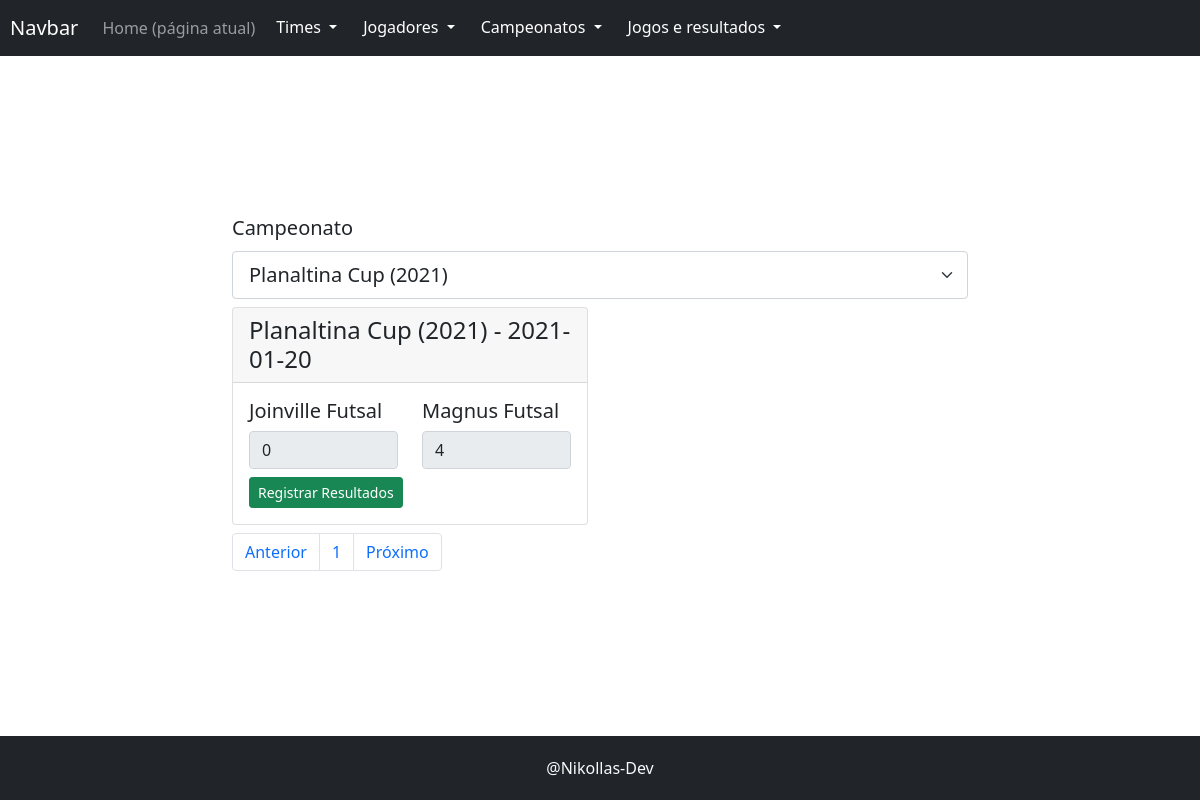
/campeonato/src/public/controles/exibir_jogos.php?id_edicao=1&pagina=0, run on the app's committed database.
### tables this page shows
CREATE TABLE IF NOT EXISTS Campeonato (
    id INT AUTO_INCREMENT PRIMARY KEY UNIQUE,
    nome VARCHAR(45) NOT NULL
);

CREATE TABLE IF NOT EXISTS Edicao (
    id INT AUTO_INCREMENT PRIMARY KEY,
    ano_edicao INT NOT NULL,
    dt_inicio DATE NOT NULL,
    dt_fim DATE NOT NULL,
    id_campeonato INT NOT NULL,
    FOREIGN KEY (id_campeonato) REFERENCES Campeonato(id)
);

CREATE TABLE IF NOT EXISTS Time  (
    id INT AUTO_INCREMENT PRIMARY KEY,
    nome VARCHAR(100) NOT NULL,
    sigla VARCHAR(11) NOT NULL UNIQUE,
    ano_fundacao INT NOT NULL
);

CREATE TABLE IF NOT EXISTS Resultado (
    id INT AUTO_INCREMENT PRIMARY KEY NOT NULL,
    gols_pro INT NOT NULL,
    gols_contra INT NOT NULL,
    id_jogo INT NOT NULL,
    id_time INT NOT NULL,
    FOREIGN KEY (id_jogo) REFERENCES Jogo(id),
    FOREIGN KEY (id_time) REFERENCES Time(id)
);

### campeonato/src/public/configuracoes/config.php (called while the page is built, shortened)
<?php
    include(MODELO."/Banco.php");
    include(MODELO."/Modelo.php");
    include(MODELO."/Paginacao.php");
   function carregarInterface($interface, $dados = []){
        $caminhoArquivo = INTERFACES . "/" . $interface. ".php";
        require_once($caminhoArquivo);
    }
?>

### campeonato/src/public/controles/exibir_jogos.php (called while the page is built)
<?php
include('../configuracoes/config.php');
function carregarJogos($id_camp)
{
    $jogos = Jogo::selectAll('*', ['id_edicao' => $id_camp]);
    $partidas = [];
    $camp =  CampeonatoEdicao::selectOneFromJoin(
        'Campeonato',
        ['Campeonato' => ['nome'], 'Edicao' => ['id', 'ano_edicao', 'dt_inicio', 'dt_fim', 'id_campeonato']],
        ['Edicao' => ['Campeonato.id' => 'Edicao.id_campeonato']], ['Edicao.id' => $id_camp]
    );
    foreach ($jogos as $jogo) {
        $partida = new Partida();
        $time_casa = Time::selectOne(['id' => $jogo->id_time_casa]);
        $time_visitante = Time::selectOne(['id' => $jogo->id_time_visitante]);
        $resultado = Resultado::selectOne(['id_jogo' => $jogo->id, 'id_time' => $time_casa->id]);
        $partida->id_jogo = $jogo->id;
        $partida->nome_campeonato = $camp->nome;
        $partida->nome_time_casa = $time_casa->nome;
        $partida->id_time_casa = $time_casa->id;
        $partida->gols_pro = isset($resultado) ? $resultado->gols_pro : 0;
        $partida->nome_time_visitante = $time_visitante->nome;
        $partida->id_time_visitante = $time_visitante->id;
        $partida->gols_contra = isset($resultado) ? $resultado->gols_contra : 0;
        $partida->dt_jogo = $jogo->dt_jogo;
        $partida->ano_edicao = $camp->ano_edicao;
        $partida->resultado = isset($resultado);
        array_push($partidas, $partida);
    }
    return $partidas;
}
function carregarCampeonatos()
{
    $camp =  CampeonatoEdicao::selectAllFromJoin(
        'Campeonato',
        ['Campeonato' => ['nome'], 'Edicao' => ['id', 'ano_edicao', 'dt_inicio', 'dt_fim', 'id_campeonato']],
        ['Edicao' => ['Campeonato.id' => 'Edicao.id_campeonato']]
    );
    return $camp;
}
function paginacao()
{
    $camps = carregarCampeonatos();
    if (isset($_GET['id_edicao'])) {
        $partidas = carregarJogos($_GET['id_edicao']);
        $limite = 4;
        $totalElementos = count($partidas);
        $paginacao = new Paginacao($limite, 6, $totalElementos, isset($_GET['pagina']) ? $_GET['pagina'] : 1);
        $partidasPaginadas = array_slice($partidas, $paginacao->deslocamento, $limite);
        return carregarInterface('exibir_jogos', ['partidas' => $partidasPaginadas, 'paginacao' => $paginacao, 'camps' => $camps]);
    } else {
        return carregarInterface('exibir_jogos', ['camps' => $camps]);
    }
}
paginacao();

### campeonato/src/public/modelos/Modelo.php (called while the page is built, shortened)
<?php
class Modelo
{
    protected static $nome_tabela = '';
    protected static $colunas = [];
    protected  $valores = [];
    public function __get($chave)
    {
        return $this->valores[$chave];
    }
    public function __set($chave, $valor)
    {
        $this->valores[$chave] = $valor;
    }
    public static function limparFiltros($filtros)
    {
        $colunasDiferentes = array_diff(array_keys($filtros), static::$colunas);
        return $filtros;
    }
    public static function selectAll($colunas = "*", $filtros = [])
    {
        $obejtos = [];
        $resultado = static::select($filtros, $colunas);
        if ($resultado) {
            while ($linha = $resultado->fetch_assoc()) {
                array_push($obejtos, new $class($linha));
            }
        }
        return $obejtos;
    }
    public static function selectOne($filtros, $colunas = "*")
    {
        $resultado = static::select(static::limparFiltros($filtros), $colunas);
        if ($resultado->num_rows == 1) {
            $objeto = new $class($resultado->fetch_assoc());
            return $objeto;
        }
    }
    public static function select($filtros = [], $colunas = "*")
    {
        $sql = "SELECT ";
        if ($colunas === "*") {
            $sql .= $colunas;
        } else {
            foreach ($colunas as $col) {
                $sql .= $col . ",";
            }
            $sql[strlen($sql) - 1] = " ";
        }
        $sql .= " FROM " . static::$nome_tabela;
        if ($filtros) {
            $sql .= static::formatarFiltros($filtros);
        }
        $resultados = Banco::obterResultadoDoSql($sql);
        return $resultados;
    }
    public static function selectOneFromJoin($nome_tabela_principal, $tabelas_colunas, $joins, $filtros = [])
    {
        $resultado = static::selectFromJoin($nome_tabela_principal, $tabelas_colunas, $joins, $filtros);
        if ($resultado->num_rows == 1) {
            $objeto = new $class($resultado->fetch_assoc());
            return $objeto;
        }
    }
    public static function selectAllFromJoin($nome_tabela_principal, $tabelas_colunas, $joins, $filtros = [])
    {
        $obejtos = [];
        $resultado = static::selectFromJoin($nome_tabela_principal, $tabelas_colunas, $joins, $filtros);
        if ($resultado) {
            while ($linha = $resultado->fetch_assoc()) {
                array_push($obejtos, new $class($linha));
            }
        }
        return $obejtos;
    }
    public static function selectFromJoin($nome_tabela_principal, $tabelas_colunas, $joins, $filtros = [])
    {
        $sql = "SELECT ";
        if (count($tabelas_colunas) > 1) {
            foreach ($tabelas_colunas as $tabela => $colunas) {
                foreach ($colunas as $coluna) {
                    $sql .= $tabela . "." . $coluna . ",";
                }
            }
            $sql[strlen($sql) - 1] = " ";
            $sql .= "FROM " . $nome_tabela_principal;
            foreach ($joins as $tab => $join) {
                $sql .= " INNER JOIN " . $tab . static::join($join);
            }
        } else {
            return "Colunas insuficientes para realizar consultas";
        }
        if (count($filtros) > 0) {
            $sql .= static::formatarFiltros($filtros);
        }
        $resultados = Banco::obterResultadoDoSql($sql);
        return $resultados;
    }
    public static function join($joins)
    {
        $join="";
        foreach ($joins as $ch => $val) {
            $join .= " ON " . $ch . "=" . $val;
        }
        return $join;
    }
    public static function formatarFiltros($filtros)
    {
        $filtro_formatado = " WHERE ";
        $contador = 0;
        foreach ($filtros as $chave => $valor) {
            if ($contador > 0) {
                $filtro_formatado .= " AND " . $chave . "=" . static::formatarValor($valor);
            } else {
                $filtro_formatado .= $chave . "=" . static::formatarValor($valor);
            }
            $contador++;
        }
        return $filtro_formatado;
    }
    public static function formatarValor($valor)
    {
        return $valor;
    }
}

### campeonato/src/public/modelos/Banco.php (called while the page is built, shortened)
<?php
class Banco
{
    private static function conectarAoBanco()
    {
        $caminho = dirname(realpath('../modelos/')) . "/env.ini";
        $configuracoes = parse_ini_file($caminho);
        $sql_conn = new mysqli($configuracoes['host'], $configuracoes['username'], $configuracoes['password'], $configuracoes['dbname']);
        return $sql_conn;
    }
    public static function obterResultadoDoSql($sql)
    {
        try {
            $sql_conn = static::conectarAoBanco();
            $resultado = $sql_conn->query($sql);
            return $resultado;
        } catch (Exception $excp) {
            return $excp->getMessage();
        }
    }
}

### campeonato/src/public/modelos/Paginacao.php (called while the page is built, shortened)
<?php
    class Paginacao {
        private  $totalPaginas;
        public $limiteFinal;
        public function __construct($limiteItensPorPagina, $maxLinks, $totalElementos, $paginaAtual){
            $this->totalPaginas = ceil($totalElementos / $limiteItensPorPagina);
            $this->paginaAtual = $paginaAtual;
            $this->limiteFinal = $maxLinks;
        }
        private function definirLimites($maxLinks){
            $this->limiteInicial = $this->limiteFinal - ($maxLinks - 1);
            if($this->limiteFinal > $this->totalPaginas){
                $this->limiteFinal = $this->totalPaginas;
            }
        }
    }
?>

### campeonato/src/public/interfaces/exibir_jogos.php (the view, shortened to what this page needs)
<?php require('componentes/cabecalho.php'); ?>
<div class="col-xl-8 col-lg-12">
    <div class="row">
        <div class="form-group col-12">
            <label for="select1" class="form-label fs-5 text-dark">Campeonato</label>
            <select id="select1" class="form-select form-select-lg" aria-label="Selecione Opção 1" name="id_edicao" onchange="atualizarURL()">
                <?php foreach ($camps as $edicao) : ?>
                    <option value="<?= $edicao->id ?>" <?= ($_GET['id_edicao'] ?? '') == $edicao->id ? 'selected' : '' ?>>
                        <?= $edicao->nome . " (" . $edicao->ano_edicao . ")" ?>
                    </option>
                <?php endforeach ?>
            </select>
        </div>
    </div>
    <?php if (isset($_GET['id_edicao']) && count($partidas) > 0) : ?>
        <div class="row">
            <?php foreach ($partidas as $partida) : ?>
                <div class="col-lg-12 col-xl-6 ">
                    <form class="d-flex justify-content-center" action="../controles/salvar_resultados.php" method="post">
                        <div class="col-xl-12 col-lg-6 mt-2">
                            <div class="card text-bg-dark">
                                <h4 class="card-header"><?= $partida->nome_campeonato . " (" . $partida->ano_edicao . ") - " . $partida->dt_jogo ?></h4>
                                <div class="card-body">
                                    <div class="card-title row">
                                        <div class="col">
                                            <h5><label for="sigla"><?= $partida->nome_time_casa ?></label></h5>
                                            <input type="number" class="form-control" id="gols_pro" name="gols_pro" placeholder="0" value="<?= $partida->gols_pro ?>" <?= $partida->resultado == false ? '' : 'readonly' ?>>
                                        </div>
                                        <div class="col">
                                            <h5><label for="gols_contra"><?= $partida->nome_time_visitante ?></label></h5>
                                            <input type="number" class="form-control" id="gols_contra" name="gols_contra" placeholder="0" value="<?= $partida->gols_contra ?>" <?= $partida->resultado == false ? '' : 'readonly' ?>>
                                        </div>
                                    </div>
                                    <button class="btn btn-sm btn-success">Registrar Resultados</button>
                                </div>
                            </div>
                        </div>
                    </form>
                </div>
            <?php endforeach ?>
        </div>
        <div class="row mt-2">
            <nav aria-label="Page navigation">
                <ul class="pagination">
                    <li class="page-item"><a class="page-link" href="exibir_jogos.php?id_edicao=<?= $_GET['id_edicao'] ?>&pagina=<?= $paginacao->paginaAtual - 1 ?>">Anterior</a></li>
                    <?php for ($i = $paginacao->limiteInicial; $i <= $paginacao->limiteFinal; $i++) : ?>
                        <li class="page-item"><a class="page-link" href="exibir_jogos.php?id_edicao=<?= $_GET['id_edicao'] ?>&pagina=<?= $i ?>"><?= $i ?></a></li>
                    <?php endfor ?>
                    <li class="page-item"><a class="page-link" href="exibir_jogos.php?id_edicao=<?= $_GET['id_edicao'] ?>&pagina=<?= $paginacao->paginaAtual + 1 ?>">Próximo</a></li>
                </ul>
            </nav>
        </div>
    <?php endif ?>
</div>
<?php require('componentes/rodape.php') ?>

### campeonato/src/public/css/style.css (style rules this page uses)
body { display: grid; grid-template-columns:1fr; grid-template-rows: 64px 1fr 64px; grid-template-areas: "header" "content" "footer" ; height: 100vh; margin: 0; }

### data on the page
campeonato: nome "Planaltina Cup"
edicao: ano_edicao "2021", dt_inicio "2021-01-20"
time: nome "Joinville Futsal"
resultado: gols_pro "0", gols_contra "4"
time: nome "Magnus Futsal"

### other printed values
form field id_edicao "Planaltina Cup (2021)"
